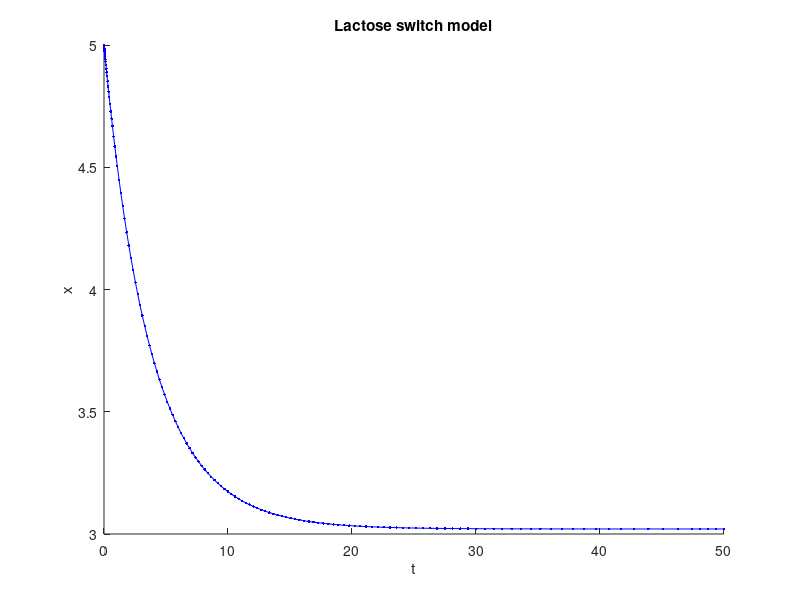
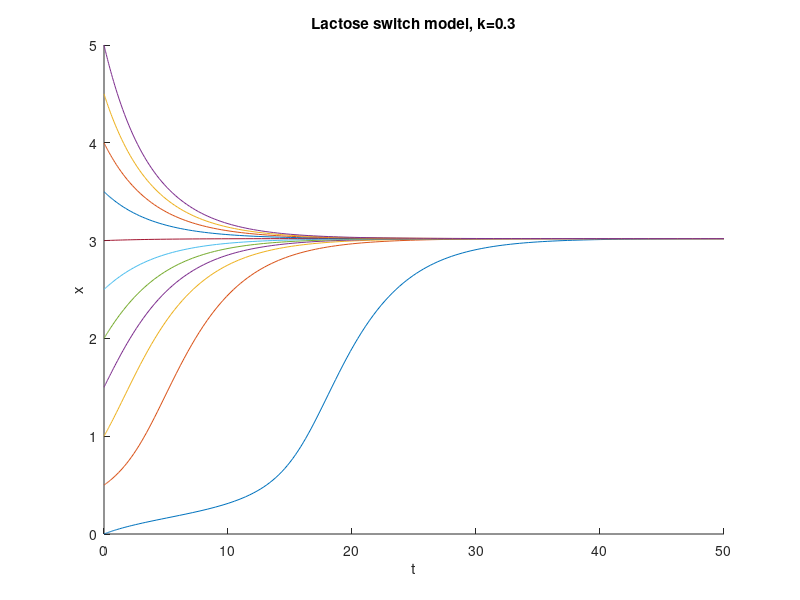

Write the MATLAB code that produced these figures, in order. (Note: this script raises an error after producing the figures.)
% Lactose Switch Model (Lab 1 Part 2)

% initial condition
x0 = 5;

%parameters
t_end = 50;
k = 0.3;
a = 0.05;

dxdt = @(t,x) (a+x.^2)/(1+x.^2) - (k*x);

options = odeset('RelTol',1e-8);
[t,x] = ode45(dxdt,[0 t_end],x0,options);

%plot numerical solution
hold on
plot(t,x,'b.-')
xlabel('t'), ylabel('x')
title('Lactose switch model')
hold off

%% try changing initial conditions with same parameters
initial_conditions = 0:.5:5;
k = 0.3;
dxdt = @(t,x) (a+x.^2)/(1+x.^2) - (k*x);
figure()

for i = 1:length(initial_conditions)
    [t,x] = ode45(dxdt,[0 t_end],initial_conditions(i),options);
    %plot numerical solution
    hold on
    plot(t,x)
    xlabel('t'), ylabel('x')
end
title('Lactose switch model, k=0.3')
legend(strcat('X0=',string(num2cell(initial_conditions))))
%%

% try changing initial conditions with k=0.6
hold off
figure()
k = 0.6;
dxdt = @(t,x) (a+x.^2)/(1+x.^2) - (k*x);
for i = 1:length(initial_conditions)
    [t,x] = ode45(dxdt,[0 t_end],initial_conditions(i),options);
    %plot numerical solution
    hold on
    plot(t,x)
    xlabel('t'), ylabel('x')
end
legend(strcat('X0=',string(num2cell(initial_conditions))))
title('Lactose switch model, k=0.6')
hold off


%%
%Bistability anaylsis
a = 0.05;
figure();
hold on;
x = linspace(0,5, 500);
g = (a+x.^2)./(1+x.^2);
plot(x, g, 'r-');

k_values=linspace(.1,1,10);
for i=1:length(k_values)
    h = k_values(i)*x;
    plot(x, h, '--');
    title('Components of the Lac Switch')
end
legend(["Import" strcat('Metabolism k=',string(num2cell(k_values)))])
hold off
%%

% You can see that the curve with k=0.5 has three intersections with g
% and is thus bistable
%%
k = 0.5;
dxdt = @(t,x) (a+x.^2)/(1+x.^2) - (k*x);
figure()
hold on;
initial_conditions = linspace(0,2,15);
for i = 1:length(initial_conditions)
    [t,x] = ode45(dxdt,[0 t_end],initial_conditions(i),options);
    %plot numerical solution
    hold on
    plot(t,x)
    xlabel('t'), ylabel('x')
end
legend(strcat('X0=',string(num2cell(initial_conditions))))
title('Lactose switch model, k=0.5')




%%
k_values = .42:.01:.54;
figure()
hold on;
for j=1:length(k_values)
    dxdt = @(t,x) (a+x.^2)/(1+x.^2) - (k_values(j)*x);
    subplot(7,2,j)
    initial_conditions = linspace(0,2,15);
    for i = 1:length(initial_conditions)
        [t,x] = ode45(dxdt,[0 t_end*15],initial_conditions(i),options);
        %plot numerical solution
        hold on
        plot(t,x)
        xlabel('t'), ylabel('x')
    end
    title(strcat('k=', num2str(k_values(j))))
    
end


